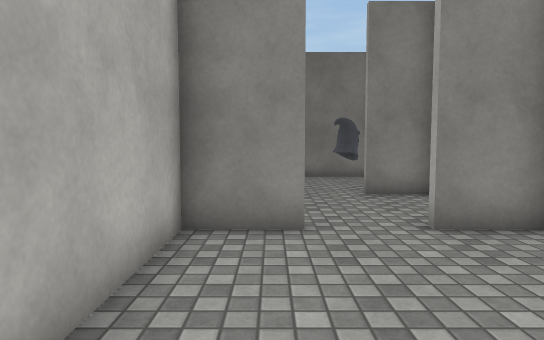
[1] (above)

12 first-person views from a walk through a Unity game level. The camera is 1.3 m above the floor, tilts 4° down and sees 75° across. The floor is counted in squares, 1 m on a side. Each view is taken from the middle of a square. On the plan, view 1 faces up. The plan holds only what a view shows up to about 15 squares ahead; the rest is blank. Surface patterns are stand-ins for the level's own textures.

[2]
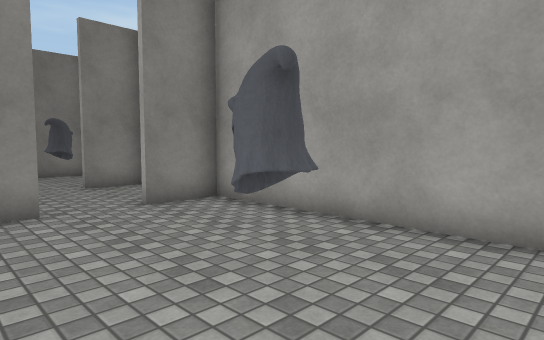

[3]
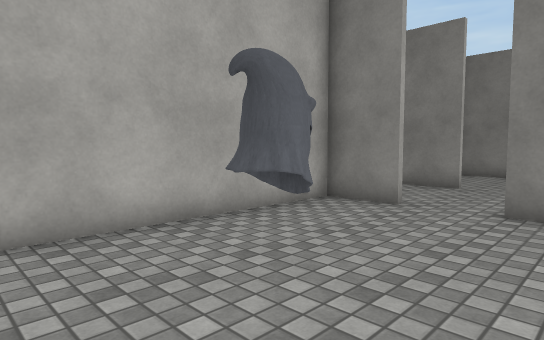

[4]
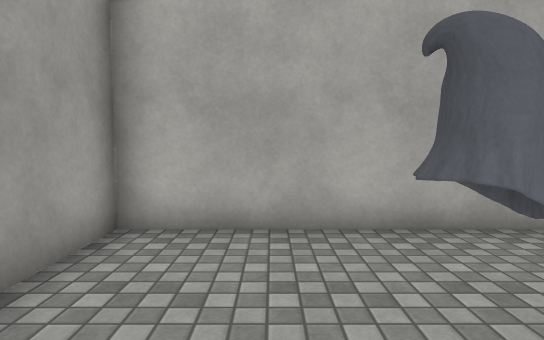

[5]
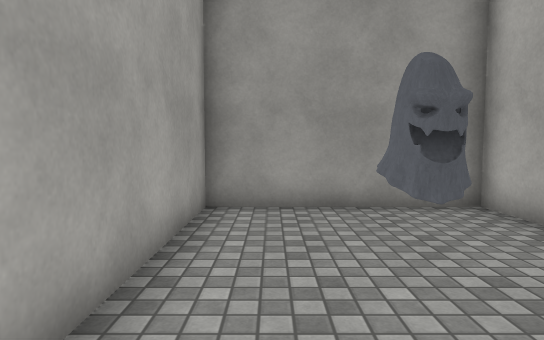

[6]
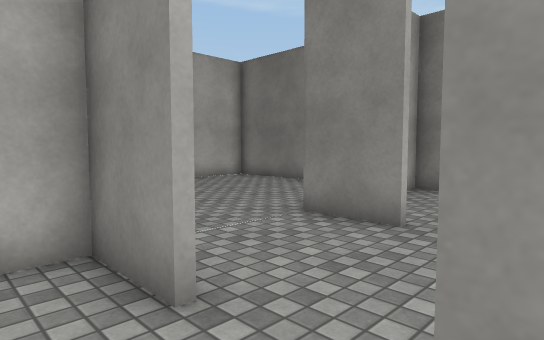

[7]
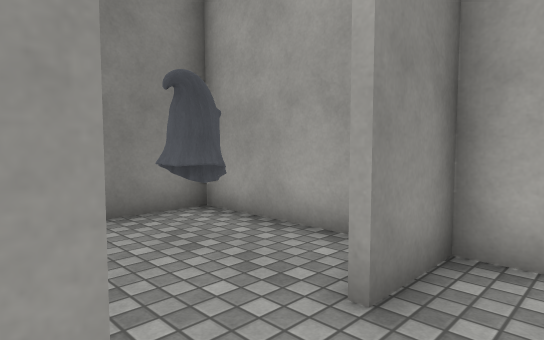

[8]
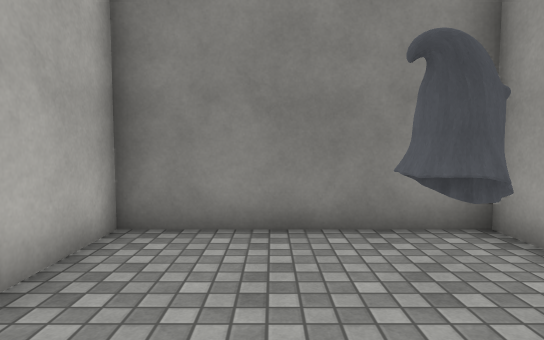

[9]
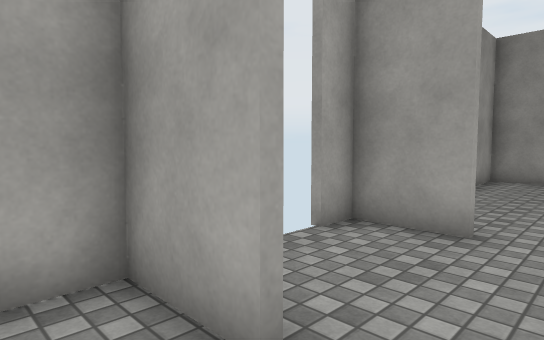

[10]
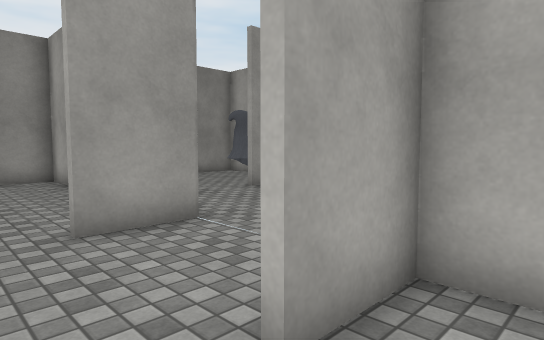

[11]
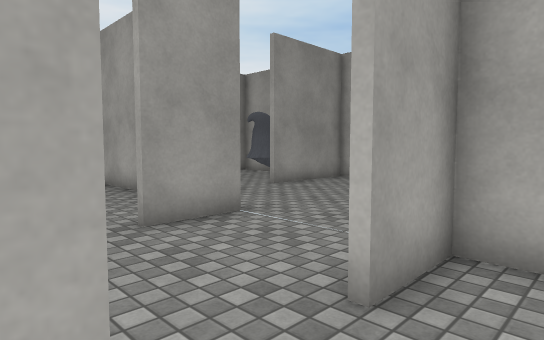

[12]
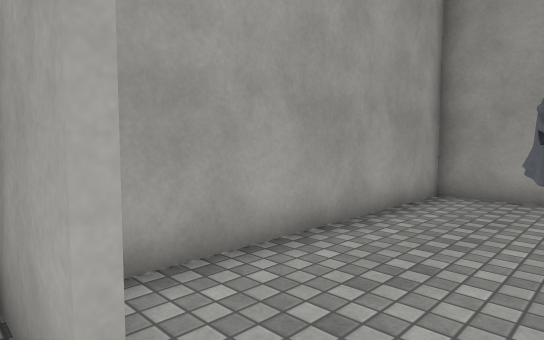

### Floor plan
Points are (right, up) in squares from view 1. A wall is a line through its corners. A room is listed if a view was taken in it or the views show most of it. See-through windows are left out.
Room 1 (views 1, 2, 3, 4, 5, 6)
walls: (0.6, 5.4) (-1.4, 5.4) (-1.4, -3.4) (4.4, -3.4) (4.4, 5); (4.5, 5.4) (2.5, 5.4)
ways out: opening at (1.5, 5) to room 2
objects: other object (1, 0) to (2, 1)
Room 2 (views 7, 8, 12)
walls: (2.4, 5.6) (4.5, 5.6); (0.6, 9.4) (-1.6, 9.4); (-1.6, 5.6) (0.5, 5.6); (4.4, 5) (4.4, 6.5); (4.5, 9.4) (2.5, 9.4)
ways out: opening at (1.5, 5) to room 1; opening at (1.5, 9) to room 3; opening at (-2, 8)
Room 3 (views 9, 10, 11)
walls: (2.4, 9.6) (4.5, 9.6); (4, 14.4) (-1.4, 14.4) (-1.4, 9.6) (0.5, 9.6); (4.4, 8.5) (4.4, 14.2)
ways out: opening at (1.5, 9) to room 2
objects: other object (3, 12)

Positions as (right, up) in squares from view 1, and headings:
1: (0, 0), facing up
2: (-1, -2), facing up-right
3: (4, -2), facing up-left
4: (4, -1), facing left
5: (3, 4), facing down
6: (3, 4), facing up-left
7: (0, 8), facing up-right
8: (1, 9), facing up
9: (1, 11), facing down-right
10: (2, 11), facing down-left
11: (3, 11), facing down-left
12: (1, 6), facing down-right
